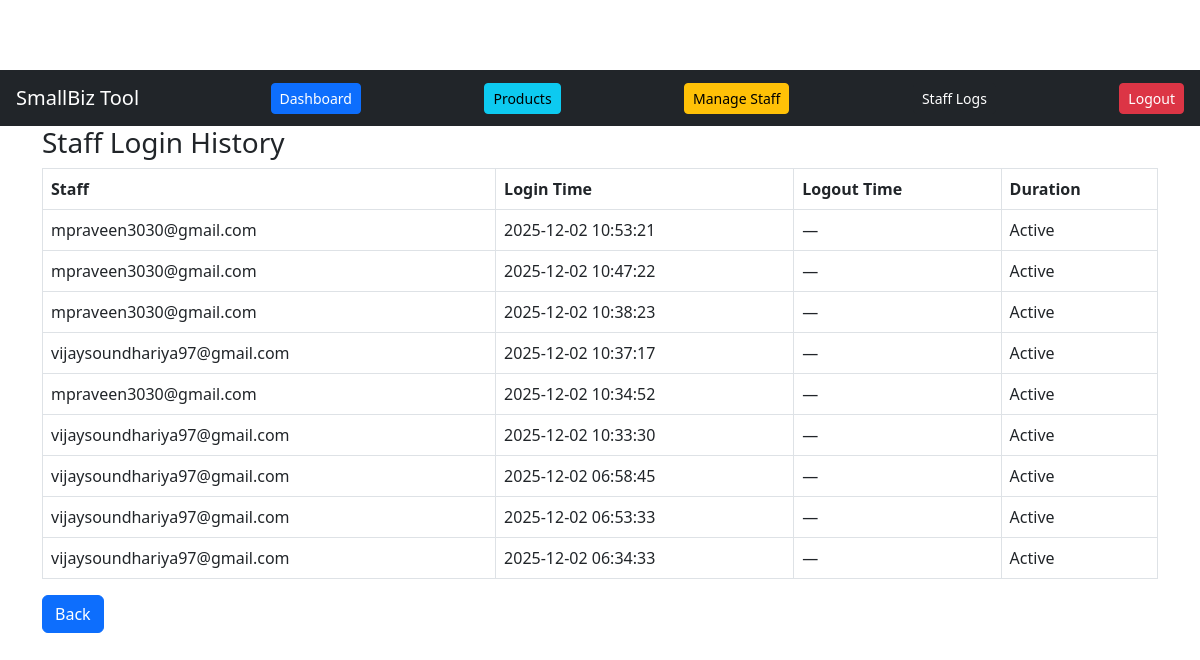
/admin/logs (signed in), run on the app's committed database.
### app.py (models this page shows)
class LoginLog(db.Model):
    id = db.Column(db.Integer, primary_key=True)
    user_id = db.Column(db.Integer, db.ForeignKey('user.id'))
    login_time = db.Column(db.String(50))
    logout_time = db.Column(db.String(50), nullable=True)

class User(db.Model, UserMixin):
    id = db.Column(db.Integer, primary_key=True)
    business_name = db.Column(db.String(120))
    email = db.Column(db.String(120), unique=True, nullable=False)
    password = db.Column(db.String(255), nullable=False)
    is_owner = db.Column(db.Boolean, default=False)  # owner True, staff False

### app.py (the view)
@app.route('/admin/logs')
@login_required
@owner_required
def admin_logs():
    logs = db.session.query(LoginLog, User).join(User, LoginLog.user_id == User.id)\
            .order_by(LoginLog.id.desc()).all()
    log_data = []
    for log, user in logs:
        if log.logout_time:
            t1 = datetime.strptime(log.login_time, "%Y-%m-%d %H:%M:%S")
            t2 = datetime.strptime(log.logout_time, "%Y-%m-%d %H:%M:%S")
            duration = str(t2 - t1)
        else:
            duration = "Active"
        log_data.append({
            "email": user.email,
            "login": log.login_time,
            "logout": log.logout_time or "—",
            "duration": duration
        })
    return render_template("admin_logs.html", logs=log_data)

### app.py (called while the page is built)
@login_manager.user_loader
def load_user(user_id):
    return User.query.get(int(user_id))

def owner_required(f):
    @wraps(f)
    def decorated(*args, **kwargs):
        if not current_user.is_authenticated or not current_user.is_owner:
            flash("Owner-only page", "danger")
            return redirect(url_for('dashboard'))
        return f(*args, **kwargs)
    return decorated

### templates/admin_logs.html
{% extends "base.html" %}
{% block content %}
<h3>Staff Login History</h3>
<table class="table table-bordered">
    <thead>
        <tr>
            <th>Staff</th>
            <th>Login Time</th>
            <th>Logout Time</th>
            <th>Duration</th>
        </tr>
    </thead>
    <tbody>
        {% for l in logs %}
        <tr>
            <td>{{ l.email }}</td>
            <td>{{ l.login }}</td>
            <td>{{ l.logout }}</td>
            <td>{{ l.duration }}</td>
        </tr>
        {% endfor %}
    </tbody>
</table>
<a class="btn btn-primary" href="{{ url_for('dashboard') }}">Back</a>
{% endblock %}

### templates/base.html (shortened to what this page needs)
<!doctype html>
<html>
<head>
  <link href="https://cdn.jsdelivr.net/npm/bootstrap@5.3.0/dist/css/bootstrap.min.css" rel="stylesheet">
</head>
<body>
<nav class="navbar navbar-dark bg-dark px-3">
    <span class="navbar-brand">SmallBiz Tool</span>
    {% if current_user.is_authenticated %}
        {% if current_user.is_owner %}
            <a class="btn btn-primary btn-sm me-2" href="/dashboard">Dashboard</a>
            <a class="btn btn-info btn-sm me-2" href="/products">Products</a>
            <a class="btn btn-warning btn-sm me-2" href="/owner/create_staff">Manage Staff</a>
            <a class="btn btn-dark btn-sm me-2" href="/admin/logs">Staff Logs</a>
        {% else %}
            <a class="btn btn-info btn-sm me-2" href="/staff/products">Manage Products</a>
            <a class="btn btn-success btn-sm me-2" href="/add_order">Add Order</a>
        {% endif %}
        <a class="btn btn-danger btn-sm" href="/logout">Logout</a>
    {% else %}
        <span class="text-light">Please Login</span>
    {% endif %}
</nav>
<div class="container">
  {% block content %}{% endblock %}
</div>
</body>
</html>

### templates/base.html (style rules this page uses)
body { padding-top:70px; }

### data on the page
LoginLog: email "mpraveen3030@gmail.com", login "2025-12-02 10:53:21", logout "—", duration "Active"
User: email "mpraveen3030@gmail.com" "mpraveen3030@gmail.com" "mpraveen3030@gmail.com"
LoginLog: login "2025-12-02 10:47:22"
LoginLog: login "2025-12-02 10:38:23"
User: email "vijaysoundhariya97@gmail.com" "vijaysoundhariya97@gmail.com" "vijaysoundhariya97@gmail.com" "vijaysoundhariya97@gmail.com" "vijaysoundhariya97@gmail.com"
LoginLog: login "2025-12-02 10:37:17"
LoginLog: login "2025-12-02 10:34:52"
LoginLog: login "2025-12-02 10:33:30"
LoginLog: login "2025-12-02 06:58:45"
LoginLog: login "2025-12-02 06:53:33"
LoginLog: login "2025-12-02 06:34:33"

### other printed values
{{ l.logout }} "—" "—" "—" "—" "—" "—" "—" "—"
{{ l.duration }} "Active" "Active" "Active" "Active" "Active" "Active" "Active" "Active"
